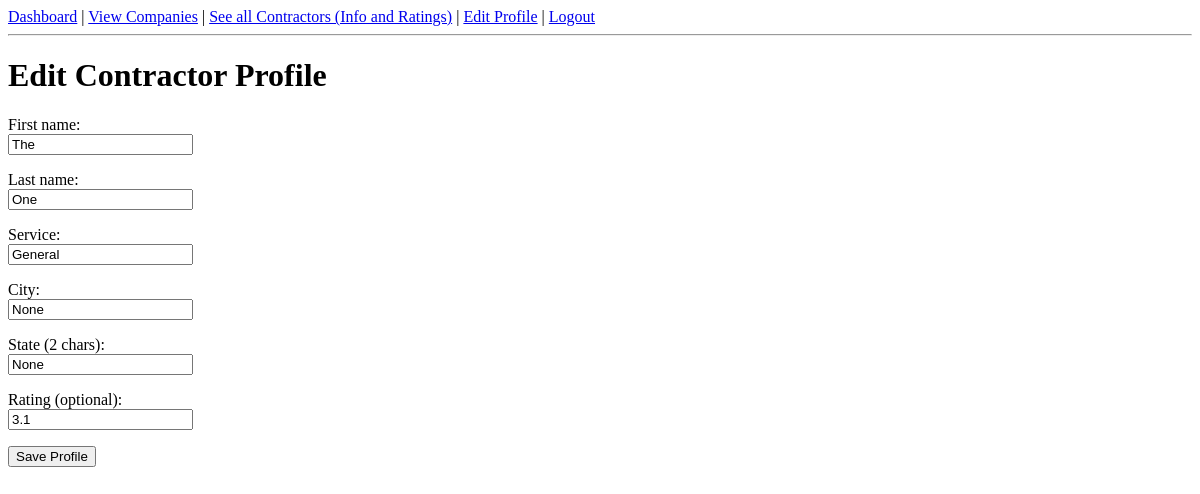
/profile/edit (signed in), run on an earlier commit of the app's database.
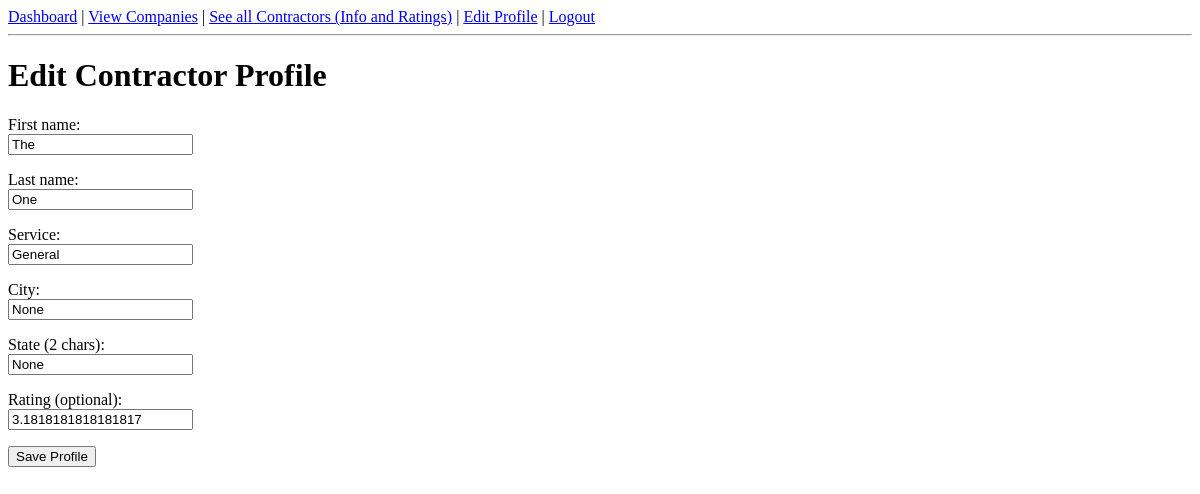
And on a later commit of the database.
### tables this page shows
CREATE TABLE Contractor (
    contractorID INTEGER PRIMARY KEY AUTOINCREMENT,
    userID INTEGER UNIQUE NOT NULL,
    companyID INTEGER,
    service TEXT,
    firstName TEXT NOT NULL,
    lastName TEXT NOT NULL,
    city TEXT,
    state CHAR(2),
    rating REAL, earnings REAL DEFAULT 0,
    FOREIGN KEY(userID) REFERENCES User(userID)
);

### app.py (the view, shortened to what this page needs)
@app.route("/profile/edit", methods=["GET", "POST"])
def edit_profile():
    if "user_id" not in session:
        return redirect("/login")
    user_id = session["user_id"]
    role = session["role"]
    conn = get_db()
    cur = conn.cursor()
    if role == "client":
        cur.execute("SELECT * FROM Client WHERE userID=?", (user_id,))
        profile = cur.fetchone()
        conn.close()
        return render_template("profile_edit_client.html", profile=profile)
    else:
        cur.execute("SELECT * FROM Contractor WHERE userID=?", (user_id,))
        profile = cur.fetchone()
        conn.close()
        return render_template("profile_edit_contractor.html", profile=profile)

### app.py (called while the page is built)
def get_db():
    conn = sqlite3.connect(DB_FILE)
    conn.row_factory = sqlite3.Row
    return conn

### templates/profile_edit_contractor.html
{% extends "base.html" %}
{% block content %}
<h1>Edit Contractor Profile</h1>
<form method="post">
    <p><label>First name:</label><br><input name="firstName" required value="{{ profile['firstName'] }}"></p>
    <p><label>Last name:</label><br><input name="lastName" required value="{{ profile['lastName'] }}"></p>
    <p><label>Service:</label><br><input name="service" value="{{ profile['service'] }}"></p>
    <p><label>City:</label><br><input name="city" value="{{ profile['city'] }}"></p>
    <p><label>State (2 chars):</label><br><input name="state" value="{{ profile['state'] }}"></p>
    <p><label>Rating (optional):</label><br><input name="rating" value="{{ profile['rating'] }}"></p>
    <p><button type="submit">Save Profile</button></p>
</form>
{% endblock %}

What changed in the data, as far as the page shows it:
changed Contractor "The": rating "3.1" → "3.1818181818181817"
